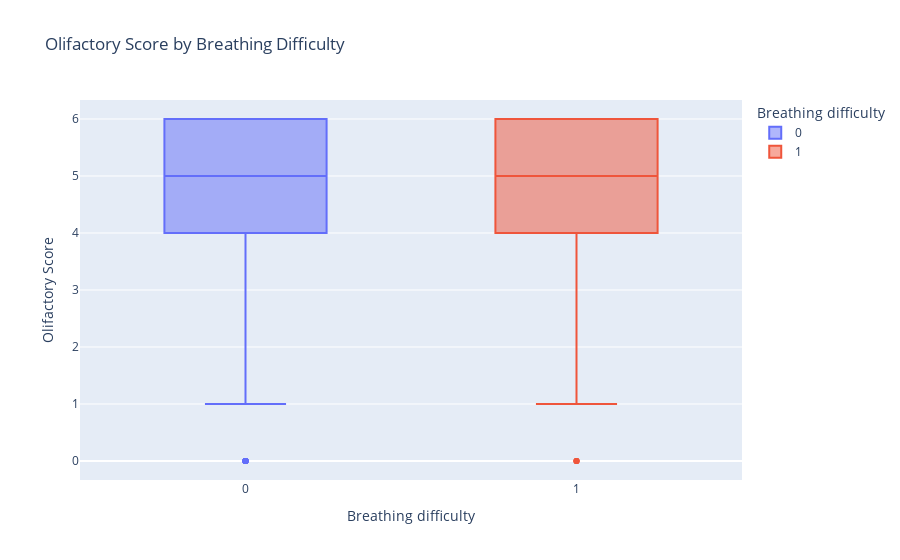

Write notebook code for a chart like this one.
### Code cell
# olifactory_df.with_columns(
#     pl.when(pl.col("Breathing difficulty") == 1)
#     .then("Yes")
#     .otherwise("No")
#     .alias("Difficulties breathing")
# )

fig = px.box(
    olifactory_df,
    x="Breathing difficulty",
    y="Olifactory Score",
    color="Breathing difficulty",
    title="Olifactory Score by Breathing Difficulty",
)
fig.show()

### Figure 1 — Plotly figure (JSON) as saved in the notebook; plotly's stock layout.template omitted (floating-point values rounded to 4 significant figures; data arrays with more than 128 entries replaced by an {"elided": "..."} marker saying what was removed)
{"data": [{"alignmentgroup": "True", "hovertemplate": "Breathing difficulty=%{x}<br>Olifactory Score=%{y}<extra></extra>", "legendgroup": "0", "marker": {"color": "#636efa"}, "name": "0", "notched": false, "offsetgroup": "0", "orientation": "v", "showlegend": true, "type": "box", "x": {"elided": "797 int values"}, "x0": " ", "xaxis": "x", "y": {"elided": "797 int values"}, "y0": " ", "yaxis": "y"}, {"alignmentgroup": "True", "hovertemplate": "Breathing difficulty=%{x}<br>Olifactory Score=%{y}<extra></extra>", "legendgroup": "1", "marker": {"color": "#EF553B"}, "name": "1", "notched": false, "offsetgroup": "1", "orientation": "v", "showlegend": true, "type": "box", "x": {"elided": "129 int values"}, "x0": " ", "xaxis": "x", "y": {"elided": "129 int values"}, "y0": " ", "yaxis": "y"}], "layout": {"boxmode": "overlay", "legend": {"title": {"text": "Breathing difficulty"}, "tracegroupgap": 0}, "title": {"text": "Olifactory Score by Breathing Difficulty"}, "xaxis": {"anchor": "y", "categoryarray": [0, 1], "categoryorder": "array", "domain": [0, 1], "title": {"text": "Breathing difficulty"}}, "yaxis": {"anchor": "x", "domain": [0, 1], "title": {"text": "Olifactory Score"}}}}
